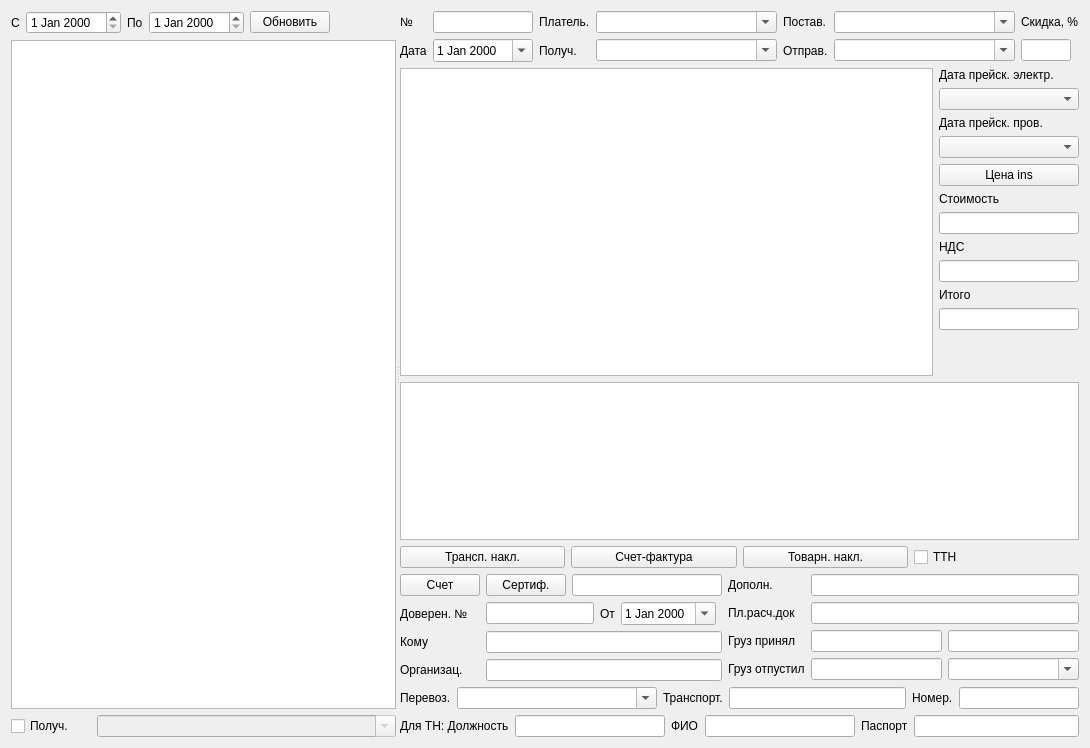
<?xml version="1.0" encoding="UTF-8"?>
<ui version="4.0">
 <class>FormFact</class>
 <widget class="QWidget" name="FormFact">
  <property name="geometry">
   <rect>
    <x>0</x>
    <y>0</y>
    <width>1090</width>
    <height>748</height>
   </rect>
  </property>
  <property name="windowTitle">
   <string>Form</string>
  </property>
  <layout class="QVBoxLayout" name="verticalLayout_4">
   <item>
    <widget class="QSplitter" name="splitter">
     <property name="orientation">
      <enum>Qt::Horizontal</enum>
     </property>
     <widget class="QWidget" name="layoutWidget">
      <layout class="QVBoxLayout" name="verticalLayout_3">
       <item>
        <layout class="QHBoxLayout" name="horizontalLayout_4">
         <item>
          <widget class="QLabel" name="label_26">
           <property name="text">
            <string>С</string>
           </property>
          </widget>
         </item>
         <item>
          <widget class="DateEdit" name="dateEditBeg"/>
         </item>
         <item>
          <widget class="QLabel" name="label_27">
           <property name="text">
            <string>По</string>
           </property>
          </widget>
         </item>
         <item>
          <widget class="DateEdit" name="dateEditEnd"/>
         </item>
         <item>
          <widget class="QPushButton" name="cmdUpd">
           <property name="text">
            <string>Обновить</string>
           </property>
          </widget>
         </item>
         <item>
          <spacer name="horizontalSpacer">
           <property name="orientation">
            <enum>Qt::Horizontal</enum>
           </property>
           <property name="sizeHint" stdset="0">
            <size>
             <width>40</width>
             <height>20</height>
            </size>
           </property>
          </spacer>
         </item>
        </layout>
       </item>
       <item>
        <widget class="DbViewer" name="tableViewFact">
         <property name="editTriggers">
          <set>QAbstractItemView::NoEditTriggers</set>
         </property>
         <property name="selectionMode">
          <enum>QAbstractItemView::SingleSelection</enum>
         </property>
         <property name="selectionBehavior">
          <enum>QAbstractItemView::SelectRows</enum>
         </property>
        </widget>
       </item>
       <item>
        <layout class="QHBoxLayout" name="horizontalLayoutFlt">
         <item>
          <widget class="QCheckBox" name="checkBoxPolFlt">
           <property name="maximumSize">
            <size>
             <width>80</width>
             <height>16777215</height>
            </size>
           </property>
           <property name="text">
            <string>Получ.</string>
           </property>
          </widget>
         </item>
         <item>
          <widget class="QComboBox" name="comboBoxPolFlt">
           <property name="enabled">
            <bool>false</bool>
           </property>
           <property name="editable">
            <bool>true</bool>
           </property>
          </widget>
         </item>
        </layout>
       </item>
      </layout>
     </widget>
     <widget class="QWidget" name="layoutWidget">
      <layout class="QVBoxLayout" name="verticalLayout_2">
       <item>
        <layout class="QGridLayout" name="gridLayout_4">
         <item row="0" column="0">
          <widget class="QLabel" name="label_2">
           <property name="sizePolicy">
            <sizepolicy hsizetype="Maximum" vsizetype="Preferred">
             <horstretch>0</horstretch>
             <verstretch>0</verstretch>
            </sizepolicy>
           </property>
           <property name="text">
            <string>№</string>
           </property>
          </widget>
         </item>
         <item row="0" column="1">
          <widget class="QLineEdit" name="lineEditNumF">
           <property name="maximumSize">
            <size>
             <width>100</width>
             <height>16777215</height>
            </size>
           </property>
          </widget>
         </item>
         <item row="0" column="2">
          <widget class="QLabel" name="label_3">
           <property name="sizePolicy">
            <sizepolicy hsizetype="Maximum" vsizetype="Preferred">
             <horstretch>0</horstretch>
             <verstretch>0</verstretch>
            </sizepolicy>
           </property>
           <property name="text">
            <string>Платель.</string>
           </property>
          </widget>
         </item>
         <item row="0" column="3">
          <widget class="QComboBox" name="comboBoxPlat">
           <property name="sizePolicy">
            <sizepolicy hsizetype="Minimum" vsizetype="Fixed">
             <horstretch>0</horstretch>
             <verstretch>0</verstretch>
            </sizepolicy>
           </property>
           <property name="editable">
            <bool>true</bool>
           </property>
          </widget>
         </item>
         <item row="0" column="4">
          <widget class="QLabel" name="label_6">
           <property name="sizePolicy">
            <sizepolicy hsizetype="Maximum" vsizetype="Preferred">
             <horstretch>0</horstretch>
             <verstretch>0</verstretch>
            </sizepolicy>
           </property>
           <property name="text">
            <string>Постав.</string>
           </property>
          </widget>
         </item>
         <item row="0" column="5">
          <widget class="QComboBox" name="comboBoxPost">
           <property name="sizePolicy">
            <sizepolicy hsizetype="Minimum" vsizetype="Fixed">
             <horstretch>0</horstretch>
             <verstretch>0</verstretch>
            </sizepolicy>
           </property>
           <property name="editable">
            <bool>true</bool>
           </property>
          </widget>
         </item>
         <item row="1" column="0">
          <widget class="QLabel" name="label_5">
           <property name="sizePolicy">
            <sizepolicy hsizetype="Maximum" vsizetype="Preferred">
             <horstretch>0</horstretch>
             <verstretch>0</verstretch>
            </sizepolicy>
           </property>
           <property name="text">
            <string>Дата</string>
           </property>
          </widget>
         </item>
         <item row="1" column="1">
          <widget class="QDateEdit" name="dateEditF">
           <property name="calendarPopup">
            <bool>true</bool>
           </property>
          </widget>
         </item>
         <item row="1" column="2">
          <widget class="QLabel" name="label_4">
           <property name="sizePolicy">
            <sizepolicy hsizetype="Maximum" vsizetype="Preferred">
             <horstretch>0</horstretch>
             <verstretch>0</verstretch>
            </sizepolicy>
           </property>
           <property name="text">
            <string>Получ.</string>
           </property>
          </widget>
         </item>
         <item row="1" column="3">
          <widget class="QComboBox" name="comboBoxPol">
           <property name="sizePolicy">
            <sizepolicy hsizetype="Minimum" vsizetype="Fixed">
             <horstretch>0</horstretch>
             <verstretch>0</verstretch>
            </sizepolicy>
           </property>
           <property name="editable">
            <bool>true</bool>
           </property>
          </widget>
         </item>
         <item row="1" column="4">
          <widget class="QLabel" name="label_7">
           <property name="sizePolicy">
            <sizepolicy hsizetype="Maximum" vsizetype="Preferred">
             <horstretch>0</horstretch>
             <verstretch>0</verstretch>
            </sizepolicy>
           </property>
           <property name="text">
            <string>Отправ.</string>
           </property>
          </widget>
         </item>
         <item row="1" column="5">
          <widget class="QComboBox" name="comboBoxOtpr">
           <property name="sizePolicy">
            <sizepolicy hsizetype="Minimum" vsizetype="Fixed">
             <horstretch>0</horstretch>
             <verstretch>0</verstretch>
            </sizepolicy>
           </property>
           <property name="editable">
            <bool>true</bool>
           </property>
          </widget>
         </item>
         <item row="0" column="6">
          <widget class="QLabel" name="label">
           <property name="text">
            <string>Скидка, %</string>
           </property>
          </widget>
         </item>
         <item row="1" column="6">
          <widget class="QLineEdit" name="lineEditDisc">
           <property name="maximumSize">
            <size>
             <width>50</width>
             <height>16777215</height>
            </size>
           </property>
           <property name="alignment">
            <set>Qt::AlignRight|Qt::AlignTrailing|Qt::AlignVCenter</set>
           </property>
          </widget>
         </item>
        </layout>
       </item>
       <item>
        <layout class="QHBoxLayout" name="horizontalLayout_2">
         <item>
          <widget class="DbViewer" name="tableViewEl">
           <property name="sizePolicy">
            <sizepolicy hsizetype="Minimum" vsizetype="Expanding">
             <horstretch>0</horstretch>
             <verstretch>0</verstretch>
            </sizepolicy>
           </property>
          </widget>
         </item>
         <item>
          <layout class="QVBoxLayout" name="verticalLayout">
           <item>
            <widget class="QLabel" name="label_21">
             <property name="sizePolicy">
              <sizepolicy hsizetype="Maximum" vsizetype="Preferred">
               <horstretch>0</horstretch>
               <verstretch>0</verstretch>
              </sizepolicy>
             </property>
             <property name="maximumSize">
              <size>
               <width>140</width>
               <height>16777215</height>
              </size>
             </property>
             <property name="text">
              <string>Дата прейск. электр.</string>
             </property>
            </widget>
           </item>
           <item>
            <widget class="QComboBox" name="comboBoxPEl">
             <property name="sizePolicy">
              <sizepolicy hsizetype="Maximum" vsizetype="Fixed">
               <horstretch>0</horstretch>
               <verstretch>0</verstretch>
              </sizepolicy>
             </property>
             <property name="maximumSize">
              <size>
               <width>140</width>
               <height>16777215</height>
              </size>
             </property>
            </widget>
           </item>
           <item>
            <widget class="QLabel" name="label_22">
             <property name="sizePolicy">
              <sizepolicy hsizetype="Preferred" vsizetype="Maximum">
               <horstretch>0</horstretch>
               <verstretch>0</verstretch>
              </sizepolicy>
             </property>
             <property name="maximumSize">
              <size>
               <width>140</width>
               <height>16777215</height>
              </size>
             </property>
             <property name="text">
              <string>Дата прейск. пров.</string>
             </property>
            </widget>
           </item>
           <item>
            <widget class="QComboBox" name="comboBoxPWire">
             <property name="sizePolicy">
              <sizepolicy hsizetype="Preferred" vsizetype="Maximum">
               <horstretch>0</horstretch>
               <verstretch>0</verstretch>
              </sizepolicy>
             </property>
             <property name="maximumSize">
              <size>
               <width>140</width>
               <height>16777215</height>
              </size>
             </property>
            </widget>
           </item>
           <item>
            <widget class="QPushButton" name="cmdCen">
             <property name="maximumSize">
              <size>
               <width>140</width>
               <height>16777215</height>
              </size>
             </property>
             <property name="text">
              <string>Цена ins</string>
             </property>
            </widget>
           </item>
           <item>
            <widget class="QLabel" name="label_23">
             <property name="sizePolicy">
              <sizepolicy hsizetype="Preferred" vsizetype="Maximum">
               <horstretch>0</horstretch>
               <verstretch>0</verstretch>
              </sizepolicy>
             </property>
             <property name="maximumSize">
              <size>
               <width>140</width>
               <height>16777215</height>
              </size>
             </property>
             <property name="text">
              <string>Стоимость</string>
             </property>
            </widget>
           </item>
           <item>
            <widget class="QLineEdit" name="lineEditStoi">
             <property name="sizePolicy">
              <sizepolicy hsizetype="Maximum" vsizetype="Fixed">
               <horstretch>0</horstretch>
               <verstretch>0</verstretch>
              </sizepolicy>
             </property>
             <property name="maximumSize">
              <size>
               <width>140</width>
               <height>16777215</height>
              </size>
             </property>
             <property name="alignment">
              <set>Qt::AlignRight|Qt::AlignTrailing|Qt::AlignVCenter</set>
             </property>
             <property name="readOnly">
              <bool>true</bool>
             </property>
            </widget>
           </item>
           <item>
            <widget class="QLabel" name="label_24">
             <property name="sizePolicy">
              <sizepolicy hsizetype="Maximum" vsizetype="Preferred">
               <horstretch>0</horstretch>
               <verstretch>0</verstretch>
              </sizepolicy>
             </property>
             <property name="maximumSize">
              <size>
               <width>140</width>
               <height>16777215</height>
              </size>
             </property>
             <property name="text">
              <string>НДС</string>
             </property>
            </widget>
           </item>
           <item>
            <widget class="QLineEdit" name="lineEditNds">
             <property name="sizePolicy">
              <sizepolicy hsizetype="Maximum" vsizetype="Fixed">
               <horstretch>0</horstretch>
               <verstretch>0</verstretch>
              </sizepolicy>
             </property>
             <property name="maximumSize">
              <size>
               <width>140</width>
               <height>16777215</height>
              </size>
             </property>
             <property name="alignment">
              <set>Qt::AlignRight|Qt::AlignTrailing|Qt::AlignVCenter</set>
             </property>
             <property name="readOnly">
              <bool>true</bool>
             </property>
            </widget>
           </item>
           <item>
            <widget class="QLabel" name="label_25">
             <property name="sizePolicy">
              <sizepolicy hsizetype="Maximum" vsizetype="Preferred">
               <horstretch>0</horstretch>
               <verstretch>0</verstretch>
              </sizepolicy>
             </property>
             <property name="maximumSize">
              <size>
               <width>140</width>
               <height>16777215</height>
              </size>
             </property>
             <property name="text">
              <string>Итого</string>
             </property>
            </widget>
           </item>
           <item>
            <widget class="QLineEdit" name="lineEditItogo">
             <property name="sizePolicy">
              <sizepolicy hsizetype="Maximum" vsizetype="Fixed">
               <horstretch>0</horstretch>
               <verstretch>0</verstretch>
              </sizepolicy>
             </property>
             <property name="maximumSize">
              <size>
               <width>140</width>
               <height>16777215</height>
              </size>
             </property>
             <property name="alignment">
              <set>Qt::AlignRight|Qt::AlignTrailing|Qt::AlignVCenter</set>
             </property>
             <property name="readOnly">
              <bool>true</bool>
             </property>
            </widget>
           </item>
           <item>
            <spacer name="verticalSpacer_2">
             <property name="orientation">
              <enum>Qt::Vertical</enum>
             </property>
             <property name="sizeHint" stdset="0">
              <size>
               <width>20</width>
               <height>40</height>
              </size>
             </property>
            </spacer>
           </item>
           <item>
            <spacer name="verticalSpacer">
             <property name="orientation">
              <enum>Qt::Vertical</enum>
             </property>
             <property name="sizeHint" stdset="0">
              <size>
               <width>20</width>
               <height>40</height>
              </size>
             </property>
            </spacer>
           </item>
          </layout>
         </item>
        </layout>
       </item>
       <item>
        <widget class="DbViewer" name="tableViewWire">
         <property name="minimumSize">
          <size>
           <width>0</width>
           <height>150</height>
          </size>
         </property>
        </widget>
       </item>
       <item>
        <layout class="QHBoxLayout" name="horizontalLayoutCmd">
         <item>
          <widget class="QPushButton" name="cmdTn">
           <property name="text">
            <string>Трансп. накл.</string>
           </property>
          </widget>
         </item>
         <item>
          <widget class="QPushButton" name="cmdFact">
           <property name="text">
            <string>Счет-фактура</string>
           </property>
          </widget>
         </item>
         <item>
          <widget class="QPushButton" name="cmdNakl">
           <property name="text">
            <string>Товарн. накл.</string>
           </property>
          </widget>
         </item>
         <item>
          <widget class="QCheckBox" name="checkBoxTtn">
           <property name="text">
            <string>ТТН</string>
           </property>
          </widget>
         </item>
        </layout>
       </item>
       <item>
        <layout class="QHBoxLayout" name="horizontalLayout_3">
         <item>
          <layout class="QGridLayout" name="gridLayout">
           <item row="0" column="0">
            <widget class="QPushButton" name="cmdBill">
             <property name="text">
              <string>Счет</string>
             </property>
            </widget>
           </item>
           <item row="0" column="2" colspan="4">
            <widget class="QLineEdit" name="lineEditSert">
             <property name="readOnly">
              <bool>true</bool>
             </property>
            </widget>
           </item>
           <item row="4" column="3">
            <widget class="QLabel" name="label_16">
             <property name="text">
              <string>От</string>
             </property>
            </widget>
           </item>
           <item row="0" column="1">
            <widget class="QPushButton" name="cmdSert">
             <property name="text">
              <string>Сертиф.</string>
             </property>
            </widget>
           </item>
           <item row="4" column="4">
            <widget class="QDateEdit" name="dateEditDov">
             <property name="calendarPopup">
              <bool>true</bool>
             </property>
            </widget>
           </item>
           <item row="4" column="0">
            <widget class="QLabel" name="label_15">
             <property name="text">
              <string>Доверен. №</string>
             </property>
            </widget>
           </item>
           <item row="4" column="1" colspan="2">
            <widget class="QLineEdit" name="lineEditNumDov"/>
           </item>
           <item row="5" column="0">
            <widget class="QLabel" name="label_17">
             <property name="text">
              <string>Кому</string>
             </property>
            </widget>
           </item>
           <item row="6" column="0">
            <widget class="QLabel" name="label_18">
             <property name="text">
              <string>Организац.</string>
             </property>
            </widget>
           </item>
           <item row="5" column="1" colspan="5">
            <widget class="QLineEdit" name="lineEditLicDov">
             <property name="font">
              <font>
               <pointsize>9</pointsize>
              </font>
             </property>
            </widget>
           </item>
           <item row="6" column="1" colspan="5">
            <widget class="QLineEdit" name="lineEditOrgDov">
             <property name="font">
              <font>
               <pointsize>9</pointsize>
              </font>
             </property>
            </widget>
           </item>
          </layout>
         </item>
         <item>
          <layout class="QGridLayout" name="gridLayout_5">
           <item row="2" column="1">
            <widget class="QLineEdit" name="lineEditPosPol">
             <property name="font">
              <font>
               <pointsize>9</pointsize>
              </font>
             </property>
            </widget>
           </item>
           <item row="0" column="0">
            <widget class="QLabel" name="label_10">
             <property name="text">
              <string>Дополн.</string>
             </property>
            </widget>
           </item>
           <item row="0" column="1" colspan="2">
            <widget class="QLineEdit" name="lineEditDop">
             <property name="font">
              <font>
               <pointsize>9</pointsize>
              </font>
             </property>
            </widget>
           </item>
           <item row="1" column="0">
            <widget class="QLabel" name="label_11">
             <property name="text">
              <string>Пл.расч.док</string>
             </property>
            </widget>
           </item>
           <item row="1" column="1" colspan="2">
            <widget class="QLineEdit" name="lineEditPlt">
             <property name="font">
              <font>
               <pointsize>9</pointsize>
              </font>
             </property>
            </widget>
           </item>
           <item row="2" column="0">
            <widget class="QLabel" name="label_12">
             <property name="text">
              <string>Груз принял</string>
             </property>
            </widget>
           </item>
           <item row="2" column="2">
            <widget class="QLineEdit" name="lineEditNamPol">
             <property name="font">
              <font>
               <pointsize>9</pointsize>
              </font>
             </property>
            </widget>
           </item>
           <item row="3" column="0">
            <widget class="QLabel" name="label_13">
             <property name="text">
              <string>Груз отпустил</string>
             </property>
            </widget>
           </item>
           <item row="3" column="2">
            <widget class="QComboBox" name="comboBoxKlad">
             <property name="editable">
              <bool>true</bool>
             </property>
            </widget>
           </item>
           <item row="3" column="1">
            <widget class="QLineEdit" name="lineEditPosKlad"/>
           </item>
          </layout>
         </item>
        </layout>
       </item>
       <item>
        <layout class="QHBoxLayout" name="horizontalLayout_6">
         <item>
          <widget class="QLabel" name="label_9">
           <property name="text">
            <string>Перевоз.</string>
           </property>
          </widget>
         </item>
         <item>
          <widget class="QComboBox" name="comboBoxCarrier">
           <property name="minimumSize">
            <size>
             <width>200</width>
             <height>0</height>
            </size>
           </property>
           <property name="editable">
            <bool>true</bool>
           </property>
          </widget>
         </item>
         <item>
          <widget class="QLabel" name="label_14">
           <property name="text">
            <string>Транспорт.</string>
           </property>
          </widget>
         </item>
         <item>
          <widget class="QLineEdit" name="lineEditTransport"/>
         </item>
         <item>
          <widget class="QLabel" name="label_20">
           <property name="text">
            <string>Номер.</string>
           </property>
          </widget>
         </item>
         <item>
          <widget class="QLineEdit" name="lineEditTransportNum">
           <property name="maximumSize">
            <size>
             <width>120</width>
             <height>16777215</height>
            </size>
           </property>
          </widget>
         </item>
        </layout>
       </item>
       <item>
        <layout class="QHBoxLayout" name="horizontalLayout">
         <item>
          <widget class="QLabel" name="label_8">
           <property name="text">
            <string>Для ТН: Должность</string>
           </property>
          </widget>
         </item>
         <item>
          <widget class="QLineEdit" name="lineEditDrvD">
           <property name="maximumSize">
            <size>
             <width>150</width>
             <height>16777215</height>
            </size>
           </property>
          </widget>
         </item>
         <item>
          <widget class="QLabel" name="label_28">
           <property name="text">
            <string>ФИО</string>
           </property>
          </widget>
         </item>
         <item>
          <widget class="QLineEdit" name="lineEditDrv">
           <property name="maximumSize">
            <size>
             <width>150</width>
             <height>16777215</height>
            </size>
           </property>
          </widget>
         </item>
         <item>
          <widget class="QLabel" name="label_19">
           <property name="text">
            <string>Паспорт</string>
           </property>
          </widget>
         </item>
         <item>
          <widget class="QLineEdit" name="lineEditPasp"/>
         </item>
        </layout>
       </item>
      </layout>
     </widget>
    </widget>
   </item>
  </layout>
 </widget>
 <customwidgets>
  <customwidget>
   <class>DbViewer</class>
   <extends>QTableView</extends>
   <header>db/dbviewer.h</header>
  </customwidget>
  <customwidget>
   <class>DateEdit</class>
   <extends>QDateEdit</extends>
   <header>db/dbviewer.h</header>
  </customwidget>
 </customwidgets>
 <tabstops>
  <tabstop>lineEditNumF</tabstop>
  <tabstop>dateEditF</tabstop>
  <tabstop>comboBoxPlat</tabstop>
  <tabstop>comboBoxPol</tabstop>
  <tabstop>comboBoxPost</tabstop>
  <tabstop>comboBoxOtpr</tabstop>
  <tabstop>lineEditDisc</tabstop>
  <tabstop>lineEditNumDov</tabstop>
  <tabstop>lineEditLicDov</tabstop>
  <tabstop>lineEditOrgDov</tabstop>
  <tabstop>lineEditDop</tabstop>
  <tabstop>lineEditPlt</tabstop>
  <tabstop>lineEditPosPol</tabstop>
  <tabstop>lineEditNamPol</tabstop>
  <tabstop>lineEditPosKlad</tabstop>
  <tabstop>comboBoxKlad</tabstop>
  <tabstop>comboBoxCarrier</tabstop>
  <tabstop>lineEditTransport</tabstop>
  <tabstop>lineEditTransportNum</tabstop>
  <tabstop>lineEditDrv</tabstop>
  <tabstop>lineEditPasp</tabstop>
  <tabstop>tableViewEl</tabstop>
  <tabstop>tableViewWire</tabstop>
  <tabstop>dateEditBeg</tabstop>
  <tabstop>dateEditEnd</tabstop>
  <tabstop>cmdUpd</tabstop>
  <tabstop>checkBoxPolFlt</tabstop>
  <tabstop>comboBoxPolFlt</tabstop>
  <tabstop>tableViewFact</tabstop>
  <tabstop>comboBoxPEl</tabstop>
  <tabstop>comboBoxPWire</tabstop>
  <tabstop>cmdCen</tabstop>
  <tabstop>lineEditStoi</tabstop>
  <tabstop>lineEditNds</tabstop>
  <tabstop>lineEditItogo</tabstop>
  <tabstop>cmdTn</tabstop>
  <tabstop>cmdFact</tabstop>
  <tabstop>cmdNakl</tabstop>
  <tabstop>checkBoxTtn</tabstop>
  <tabstop>cmdSert</tabstop>
  <tabstop>lineEditSert</tabstop>
 </tabstops>
 <resources/>
 <connections/>
</ui>
